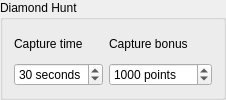
                                  <widget class="QGroupBox" name="groupBox_30">
                                   <property name="title">
                                    <string>Diamond Hunt</string>
                                   </property>
                                   <layout class="QGridLayout" name="gridLayout_51">
                                    <item row="0" column="0">
                                     <widget class="QLabel" name="label_40">
                                      <property name="text">
                                       <string>Capture time</string>
                                      </property>
                                     </widget>
                                    </item>
                                    <item row="0" column="1">
                                     <widget class="QLabel" name="label_41">
                                      <property name="text">
                                       <string>Capture bonus</string>
                                      </property>
                                     </widget>
                                    </item>
                                    <item row="1" column="0">
                                     <widget class="QSpinBox" name="Diamond_capture_timeInput">
                                      <property name="suffix">
                                       <string> seconds</string>
                                      </property>
                                      <property name="minimum">
                                       <number>10</number>
                                      </property>
                                      <property name="maximum">
                                       <number>60</number>
                                      </property>
                                      <property name="value">
                                       <number>30</number>
                                      </property>
                                     </widget>
                                    </item>
                                    <item row="1" column="1">
                                     <widget class="QSpinBox" name="Diamond_capture_bonusInput">
                                      <property name="suffix">
                                       <string> points</string>
                                      </property>
                                      <property name="maximum">
                                       <number>100000</number>
                                      </property>
                                      <property name="value">
                                       <number>1000</number>
                                      </property>
                                     </widget>
                                    </item>
                                   </layout>
                                  </widget>
